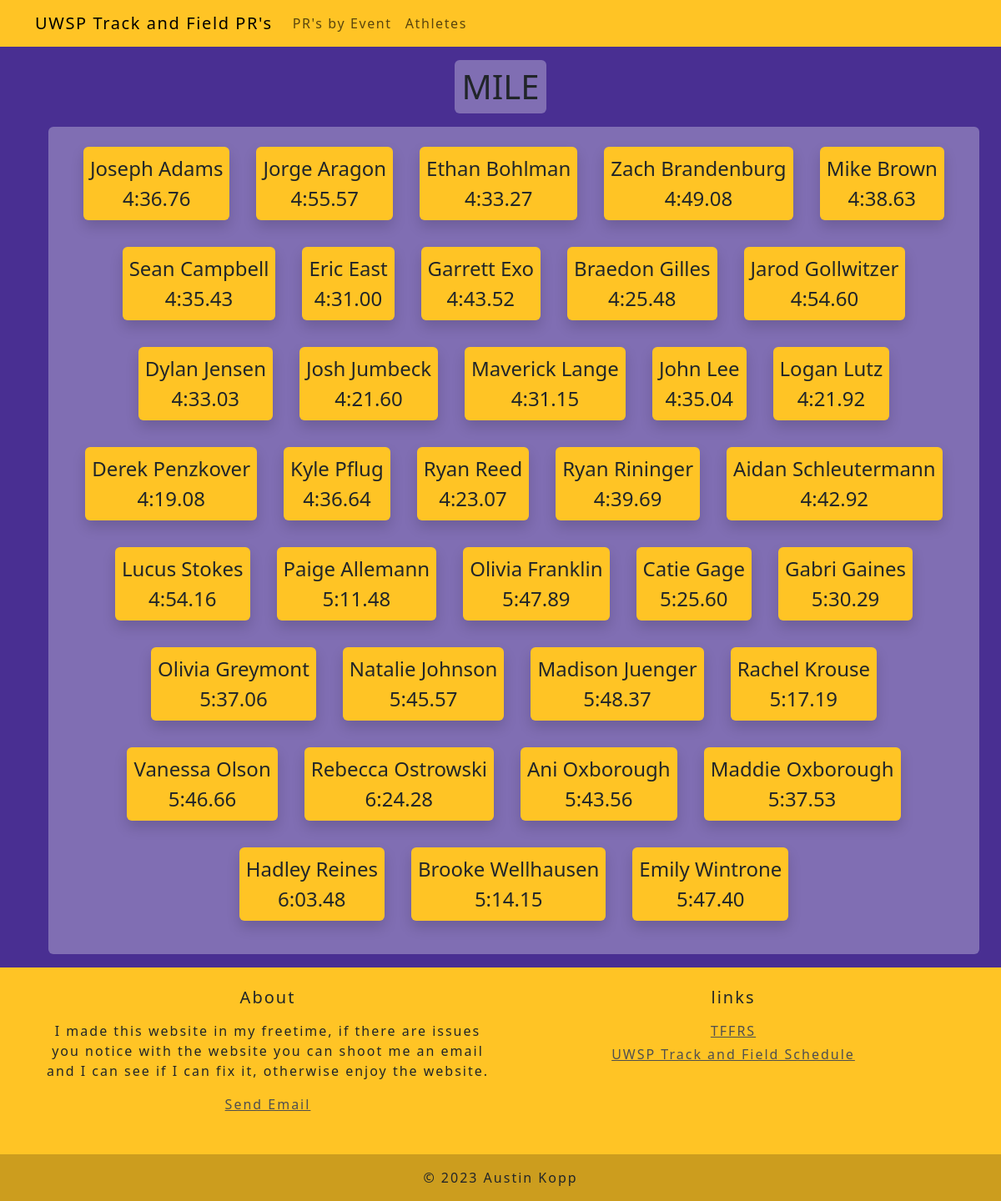
The page /events/1 on the database its author committed.
### prs/models.py (models this page shows, shortened)
class Personal_Record(models.Model):
    pr_id = models.AutoField(primary_key=True)
    athlete = models.ForeignKey(Athlete, on_delete=models.CASCADE)
    event = models.ForeignKey(Event, on_delete=models.PROTECT)
    pr = models.CharField(max_length=50)

class Event(models.Model):
    event_id = models.AutoField(primary_key=True)
    event_name = models.CharField(max_length=50)
    def __str__(self):
        return(self.event_name)

class Athlete(models.Model):
    athlete_id = models.AutoField(primary_key=True)
    athlete_name = models.CharField(max_length=50)
    tffrs_link_for_athlete = models.CharField(max_length=100)
    def __str__(self):
        return(self.athlete_name)

### prs/views.py (the view)
# urls.py: path('events/<int:id>', views.event, name='event'),
def event(request, id):
    from prs.models import Event,Personal_Record
    data = Personal_Record.objects.all().filter(event_id=id)
    return render(request, 'prs/event.html', {'data':data})

### prs/templates/prs/event.html
{% extends "base.html" %}
{% block content %}
	<div class = "d-flex justify-content-center">
		<h1 class="p-2 mt-3 mb-0 content w-fit rounded">{{data.0.event}}</h1>
	</div>
	<div class="container p-2 m-3 content rounded">
    <div class="container">
                <div class="list-group d-flex flex-row flex-wrap">
					<ul class = "list-unstyled d-flex justify-content-center align-content-start flex-wrap">
                    {%for each in data%}
						<li class="rounded shadow" id = "listItem"><a href="/athlete/{{each.athlete.athlete_id}}" class="nav-link fs-4">
							{{each.athlete}} <br> {{each.pr}}</a></li>
                    {% endfor %}
					</ul>
            </div>
        </div>
	</div>
{% endblock %}

### bettertffrs/static/css/style.css (style rules this page uses)
.w-fit { width:fit-content; }
.content { background-color: rgba(255, 255, 255, 0.3); }
#listItem { text-align:center; background-color: #FFC425; border-color: #d89d00; padding:.5rem; margin:1rem; }

### rows shown on the page
Personal_Record: event.event_name "MILE", athlete "Joseph Adams", pr "4:36.76"
Personal_Record: athlete "Jorge Aragon", pr "4:55.57"
Personal_Record: athlete "Ethan Bohlman", pr "4:33.27"
Personal_Record: athlete "Zach Brandenburg", pr "4:49.08"
Personal_Record: athlete "Mike Brown", pr "4:38.63"
Personal_Record: athlete "Sean Campbell", pr "4:35.43"
Personal_Record: athlete "Eric East", pr "4:31.00"
Personal_Record: athlete "Garrett Exo", pr "4:43.52"
Personal_Record: athlete "Braedon Gilles", pr "4:25.48"
Personal_Record: athlete "Jarod Gollwitzer", pr "4:54.60"
Personal_Record: athlete "Dylan Jensen", pr "4:33.03"
Personal_Record: athlete "Josh Jumbeck", pr "4:21.60"
Personal_Record: athlete "Maverick Lange", pr "4:31.15"
Personal_Record: athlete "John Lee", pr "4:35.04"
Personal_Record: athlete "Logan Lutz", pr "4:21.92"
Personal_Record: athlete "Derek Penzkover", pr "4:19.08"
Personal_Record: athlete "Kyle Pflug", pr "4:36.64"
Personal_Record: athlete "Ryan Reed", pr "4:23.07"
Personal_Record: athlete "Ryan Rininger", pr "4:39.69"
Personal_Record: athlete "Aidan Schleutermann", pr "4:42.92"
Personal_Record: athlete "Lucus Stokes", pr "4:54.16"
Personal_Record: athlete "Paige Allemann", pr "5:11.48"
Personal_Record: athlete "Olivia Franklin", pr "5:47.89"
Personal_Record: athlete "Catie Gage", pr "5:25.60"
Personal_Record: athlete "Gabri Gaines", pr "5:30.29"
Personal_Record: athlete "Olivia Greymont", pr "5:37.06"
Personal_Record: athlete "Natalie Johnson", pr "5:45.57"
Personal_Record: athlete "Madison Juenger", pr "5:48.37"
Personal_Record: athlete "Rachel Krouse", pr "5:17.19"
Personal_Record: athlete "Vanessa Olson", pr "5:46.66"
Personal_Record: athlete "Rebecca Ostrowski", pr "6:24.28"
Personal_Record: athlete "Ani Oxborough", pr "5:43.56"
Personal_Record: athlete "Maddie Oxborough", pr "5:37.53"
Personal_Record: athlete "Hadley Reines", pr "6:03.48"
Personal_Record: athlete "Brooke Wellhausen", pr "5:14.15"
Personal_Record: athlete "Emily Wintrone", pr "5:47.40"
